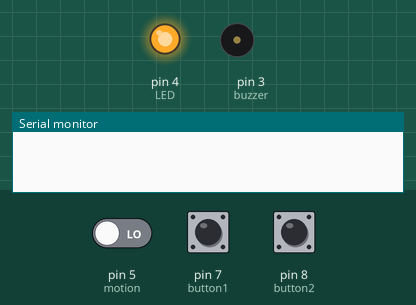
Simulated run of this sketch. Board: Arduino Uno, built with avr-gcc and run on an emulated ATmega328P. Parts: output pins drawn as LEDs (lit = HIGH), buzzer (waves = sounding), the last lines printed to the serial monitor. Dashed ring = blinking. The inputs (shaded band) are chosen by the test bench; at power-on: pin 5 (motion) LOW, pin 7 (button1) HIGH, pin 8 (button2) HIGH.

Above: at 1.2 s.
1.3 s: pin 5 (motion) driven HIGH
At 1.45 s:
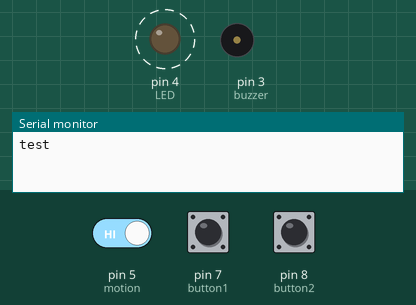
4.3 s: pin 7 (button1) pulled LOW for 0.15 s
At 4.55 s:
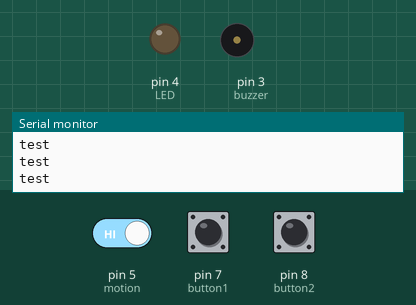
7.3 s: pin 7 (button1) pulled LOW for 3.2 s
At 7.65 s:
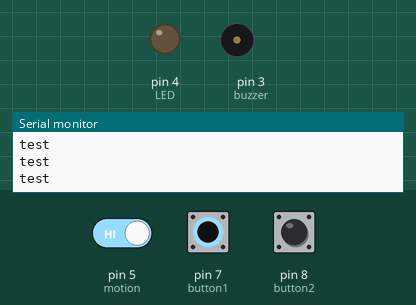
12.0 s: pin 5 (motion) driven LOW
At 12.4 s:
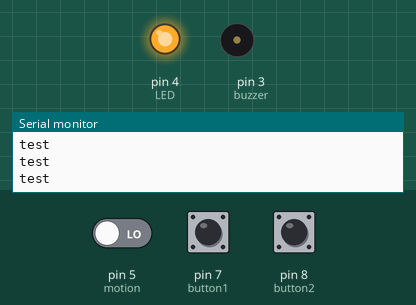
13.5 s: pin 8 (button2) pulled LOW for 1 s
At 13.75 s:
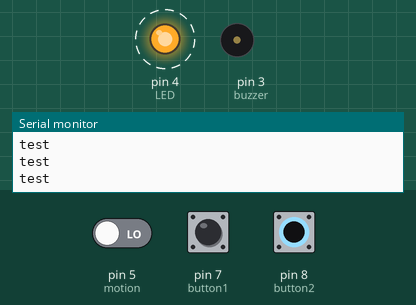
Timing chart, 0 to 16.5 s (numbered marks = the images above; inputs shaded):
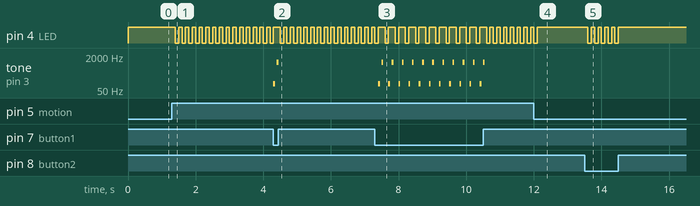

The sketch:

script.ino
```cpp
#include <SoftwareSerial.h>

 SoftwareSerial mySerial(16, 17);  //RX, TX

 int button1 = 7; //set the button1 pin
 int button2 = 8; //set the button2 pin
 int LED = 4; //set the LED pin

 int buzzer = 3; //set buzzer
 int motion = 5; // set motion sensor

 bool state1 = 1; //set button1 state
 bool state2 = 1; //set button2 state

 void setup()
 {
   pinMode(button1,INPUT);
   pinMode(button2,INPUT);
   pinMode(LED,OUTPUT);
   pinMode(buzzer, OUTPUT);
   digitalWrite(buzzer,LOW);
   pinMode(motion, INPUT);
   Serial.begin(115200);
  //  Serial.println("bengin the communication");
}

void loop() {
  state1 = digitalRead(button1);
  state2 = digitalRead(button2);
  digitalWrite(LED,HIGH);
  if (state1 == 0)
  {
    tone(buzzer, 100,50);
    delay(100);
    tone(buzzer, 1000,50);
  }
  if (state2 == 0)
  {
    digitalWrite(LED,HIGH);
    delay(100);
    digitalWrite(LED,LOW);
    delay(100);
  }
  if (digitalRead(motion))
  {
    Serial.println("test");
    digitalWrite(LED,HIGH);
    delay(100);
    digitalWrite(LED,LOW);
    delay(100);
  }
 }
```

Measured:
- after the input at 1.3 s, pin 4 (LED): alternates HIGH for 0.10 s and LOW for 0.10 s, starting after 0.10 s
- after the input at 4.3 s, tone on pin 3 (buzzer): silent → 100 Hz at once, → silent 0.05 s later, → 1000 Hz 0.05 s later, → silent 0.05 s later
- after the input at 7.3 s, tone on pin 3 (buzzer): silent → 100 Hz after 0.10 s, then repeats every 0.30 s: silent 0.05 s, 1000 Hz 0.05 s, silent 0.15 s, 100 Hz 0.05 s, until it stays silent from 10.6 s
- after the input at 12.0 s, pin 4 (LED): goes on until 12.1 s, then stays HIGH
- after the input at 13.5 s, pin 4 (LED): alternates HIGH for 0.10 s and LOW for 0.10 s, 10 changes in all, then stays HIGH, starting after 0.10 s
